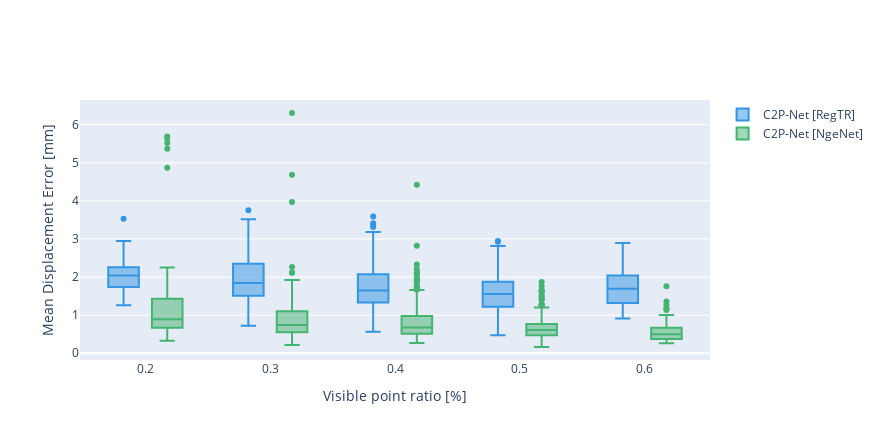

Notebook code cell kept with this figure:
### Code cell
from math import ceil
x = [round(i*10)/10 for i in NgeNetExVar.overlap_scores]

fig = go.Figure()

fig.add_trace(go.Box(
    y=RegTRExVar.mean_displacement_error_l,
    x=[ceil(i*10)/10 for i in RegTRExVar.overlap_scores],
    name='C2P-Net [RegTR]',
    marker_color='#3395e3'
))
fig.add_trace(go.Box(
    y=NgeNetExVar.mean_displacement_error_l,
    x=[ceil(i*10)/10 for i in NgeNetExVar.overlap_scores],
    name='C2P-Net [NgeNet]',
    marker_color='#45b372'
))

fig.update_layout(
    xaxis_title='Visible point ratio [%]',
    yaxis_title='Mean Displacement Error [mm]',
    boxmode='group', # group together boxes of the different traces for each value of x
    width=1.1*800, height=1.1*400
)
#fig.update_yaxes(type="log")
fig.show()
fig.write_image('C2P-Net/ex-vivo/regtr_vs_ngenet_vs_visible_point_ratio_high_variance.pdf')

### Figure 1 — Plotly figure (JSON) as saved in the notebook; plotly's stock layout.template omitted (floating-point values rounded to 4 significant figures; data arrays with more than 128 entries replaced by an {"elided": "..."} marker saying what was removed)
{"data": [{"marker": {"color": "#3395e3"}, "name": "C2P-Net [RegTR]", "type": "box", "x": {"elided": "999 float values"}, "y": {"elided": "999 float values"}}, {"marker": {"color": "#45b372"}, "name": "C2P-Net [NgeNet]", "type": "box", "x": {"elided": "999 float values"}, "y": {"elided": "999 float values"}}], "layout": {"boxmode": "group", "height": 440.0, "width": 880.0, "xaxis": {"title": {"text": "Visible point ratio [%]"}}, "yaxis": {"title": {"text": "Mean Displacement Error [mm]"}}}}
